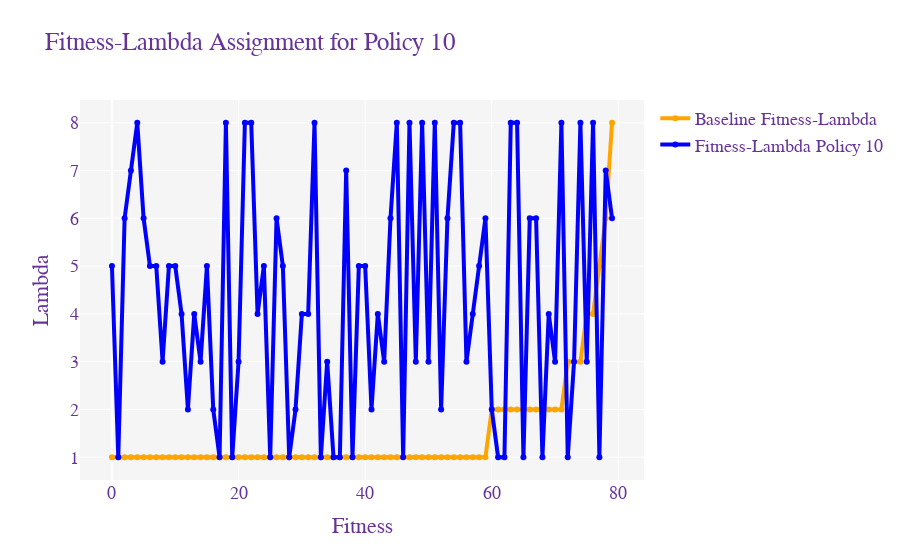

The cell this chart's notebook holds for it:
### Code cell
policy_total_timesteps = 10
generate_fitness_lambda_plot(db_path, policy_total_timesteps, yaxis_choice)

### Figure 1 — Plotly figure (JSON) as saved in the notebook; plotly's stock layout.template omitted (floating-point values rounded to 4 significant figures)
{"data": [{"line": {"color": "orange", "width": 4}, "mode": "lines+markers", "name": "Baseline Fitness-Lambda", "type": "scatter", "x": [0, 1, 2, 3, 4, 5, 6, 7, 8, 9, 10, 11, 12, 13, 14, 15, 16, 17, 18, 19, 20, 21, 22, 23, 24, 25, 26, 27, 28, 29, 30, 31, 32, 33, 34, 35, 36, 37, 38, 39, 40, 41, 42, 43, 44, 45, 46, 47, 48, 49, 50, 51, 52, 53, 54, 55, 56, 57, 58, 59, 60, 61, 62, 63, 64, 65, 66, 67, 68, 69, 70, 71, 72, 73, 74, 75, 76, 77, 78, 79], "y": [1, 1, 1, 1, 1, 1, 1, 1, 1, 1, 1, 1, 1, 1, 1, 1, 1, 1, 1, 1, 1, 1, 1, 1, 1, 1, 1, 1, 1, 1, 1, 1, 1, 1, 1, 1, 1, 1, 1, 1, 1, 1, 1, 1, 1, 1, 1, 1, 1, 1, 1, 1, 1, 1, 1, 1, 1, 1, 1, 1, 2, 2, 2, 2, 2, 2, 2, 2, 2, 2, 2, 2, 3, 3, 3, 4, 4, 5, 6, 8]}, {"line": {"color": "blue", "width": 4}, "mode": "lines+markers", "name": "Fitness-Lambda Policy 10", "type": "scatter", "x": [0, 1, 2, 3, 4, 5, 6, 7, 8, 9, 10, 11, 12, 13, 14, 15, 16, 17, 18, 19, 20, 21, 22, 23, 24, 25, 26, 27, 28, 29, 30, 31, 32, 33, 34, 35, 36, 37, 38, 39, 40, 41, 42, 43, 44, 45, 46, 47, 48, 49, 50, 51, 52, 53, 54, 55, 56, 57, 58, 59, 60, 61, 62, 63, 64, 65, 66, 67, 68, 69, 70, 71, 72, 73, 74, 75, 76, 77, 78, 79], "y": [5, 1, 6, 7, 8, 6, 5, 5, 3, 5, 5, 4, 2, 4, 3, 5, 2, 1, 8, 1, 3, 8, 8, 4, 5, 1, 6, 5, 1, 2, 4, 4, 8, 1, 3, 1, 1, 7, 1, 5, 5, 2, 4, 3, 6, 8, 1, 8, 3, 8, 3, 8, 2, 6, 8, 8, 3, 4, 5, 6, 2, 1, 1, 8, 8, 1, 6, 6, 1, 4, 3, 8, 1, 3, 8, 3, 8, 1, 7, 6]}], "layout": {"font": {"color": "RebeccaPurple", "family": "Courier New, monospace", "size": 18}, "paper_bgcolor": "rgba(0,0,0,0)", "plot_bgcolor": "rgba(245, 245, 245, 1)", "title": {"text": "Fitness-Lambda Assignment for Policy 10"}, "xaxis": {"title": {"text": "Fitness"}}, "yaxis": {"title": {"text": "Lambda"}}}}
